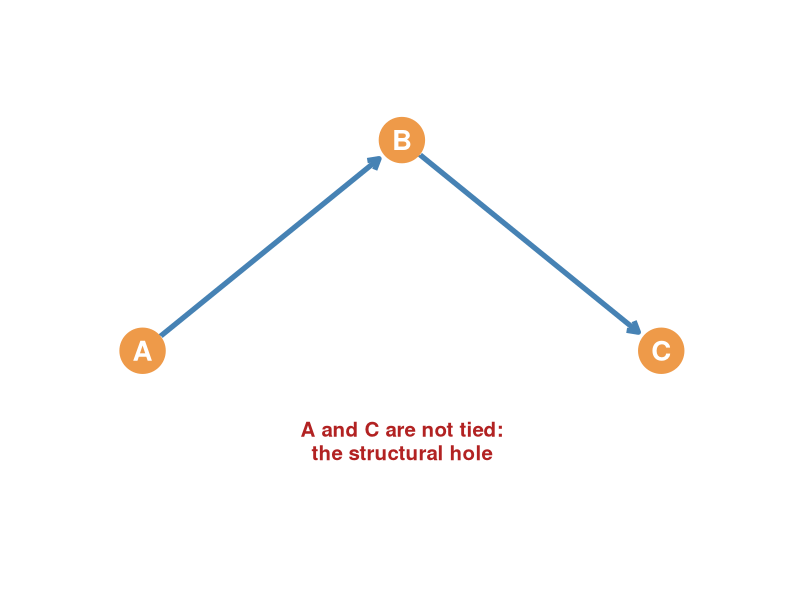
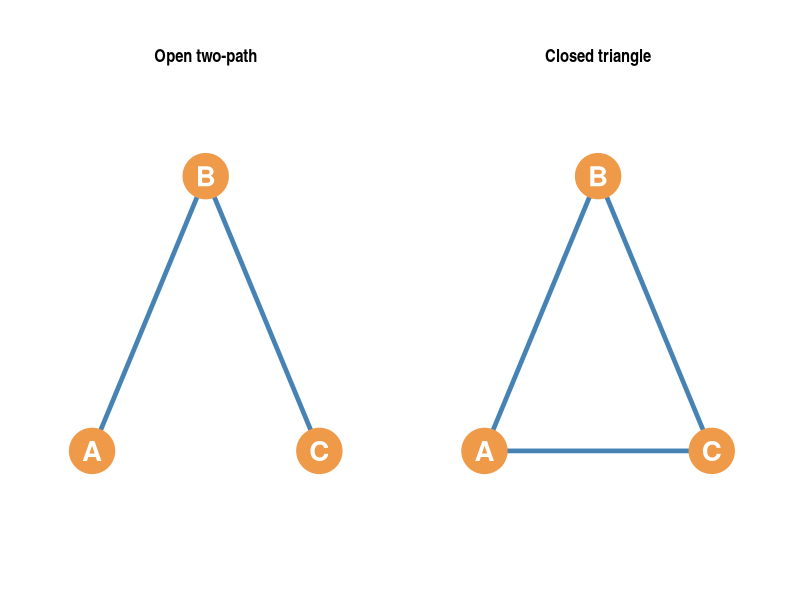
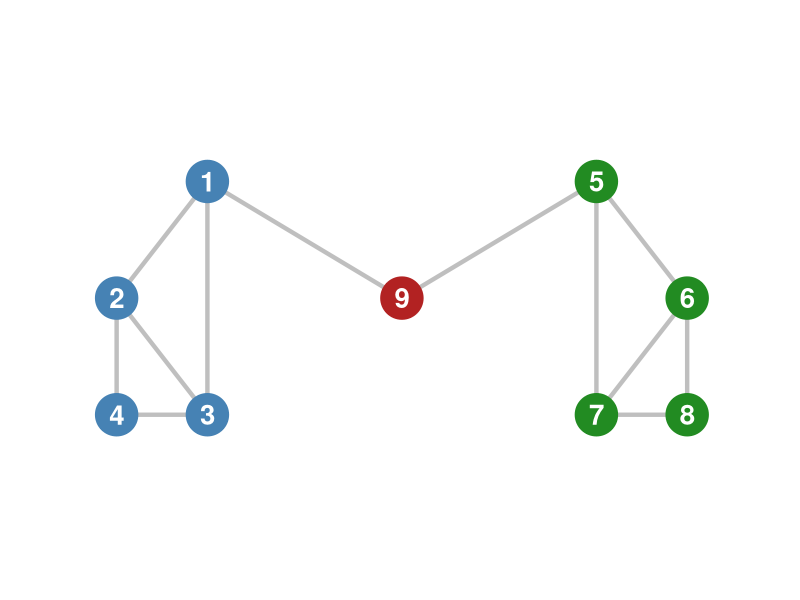
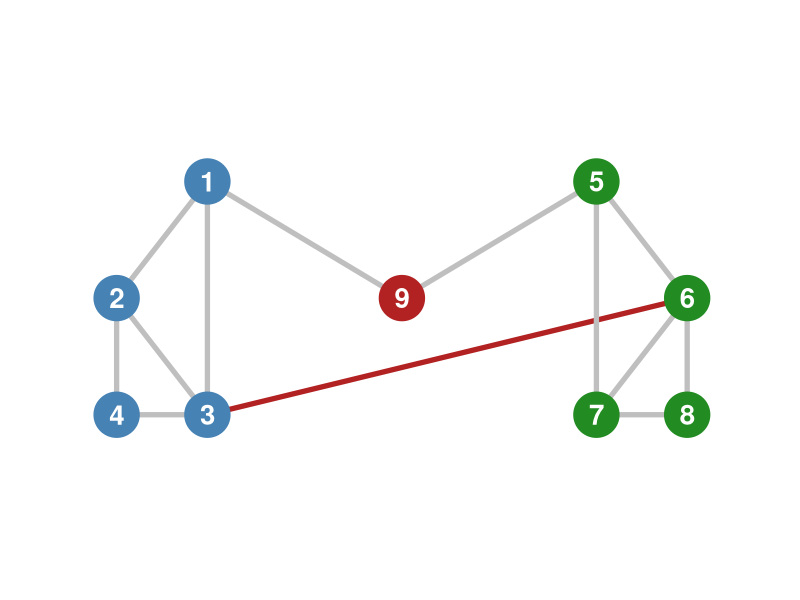
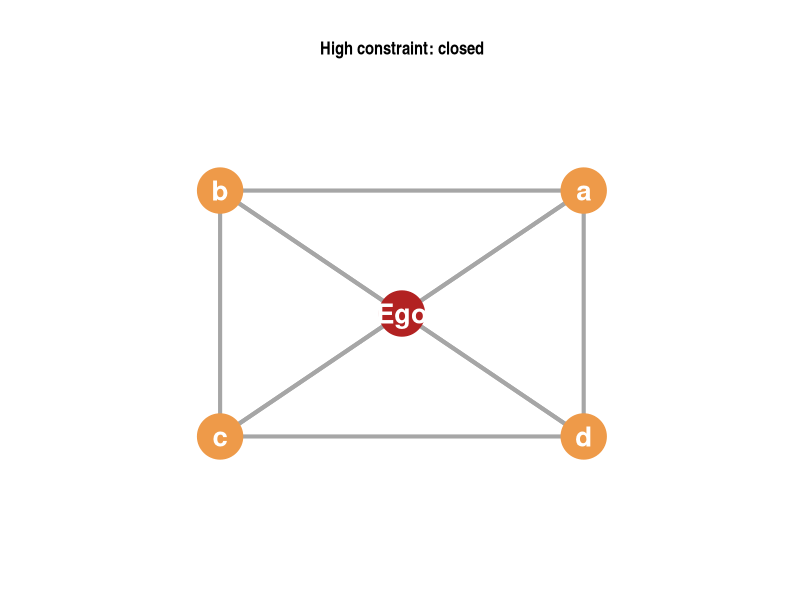
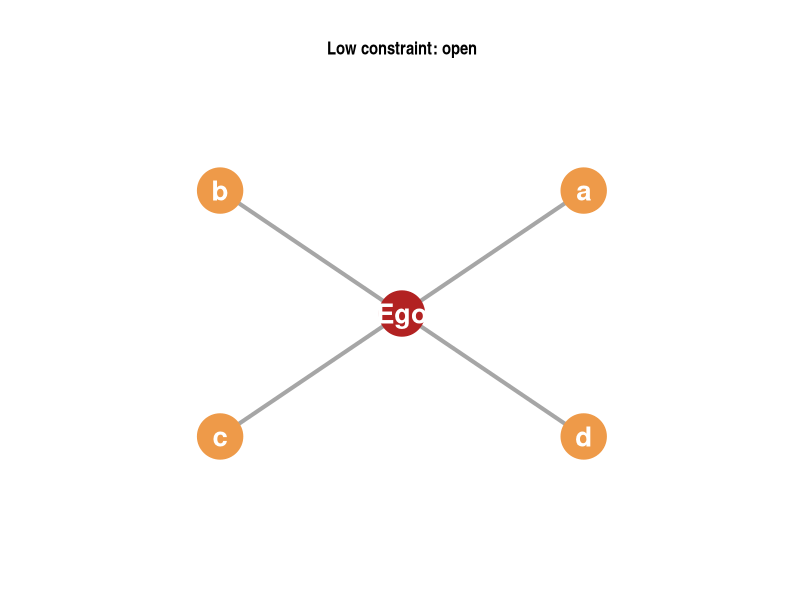
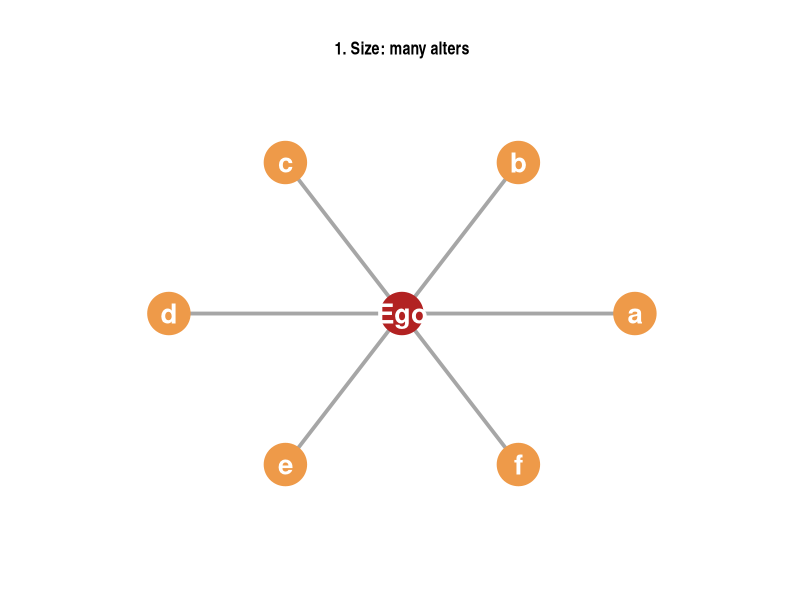
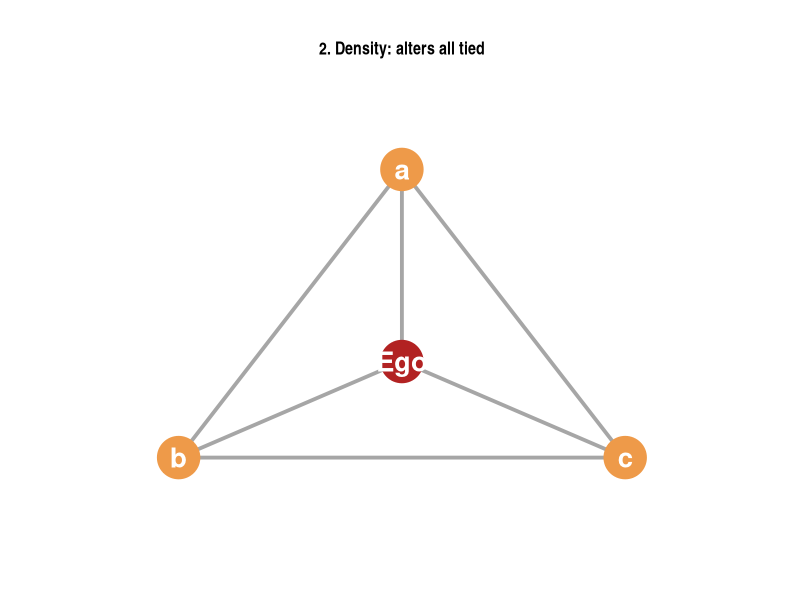

These figures' R source, in order:
## ---- chunk 1
library(ggplot2)
library(ggraph)
library(tidygraph)
library(igraph)
library(dplyr)
library(patchwork)

# Set seed for reproducible layout of 6-node and triadic graphs
set.seed(555)

# 1. Structural Hole Live Plot
edges_sh <- data.frame(
  from = c("1","1","2","2","3", "5","5","6","6","7", "9", "9"),
  to   = c("2","3","3","4","4", "6","7","7","8","8", "1", "5")
)
nodes_sh <- data.frame(
  name = as.character(1:9),
  group = c(rep("Group A", 4), rep("Group B", 4), "Broker")
)
gr_sh <- tbl_graph(nodes = nodes_sh, edges = edges_sh, directed = FALSE)

l_coords_sh <- matrix(c(
  -1.5, 0.5,   # 1
  -2.2, 0.0,   # 2
  -1.5, -0.5,  # 3
  -2.2, -0.5,  # 4
  1.5, 0.5,    # 5
  2.2, 0.0,    # 6
  1.5, -0.5,   # 7
  2.2, -0.5,   # 8
  0.0, 0.0     # 9 (Broker)
), ncol = 2, byrow = TRUE)

p_sh <- ggraph(gr_sh, layout = "manual", x = l_coords_sh[,1], y = l_coords_sh[,2]) +
  geom_edge_link(color = "grey75", width = 1.5) +
  geom_node_point(aes(color = group), size = 14) +
  geom_node_text(aes(label = name), size = 7, fontface = "bold", color = "white") +
  scale_color_manual(values = c("Group A" = "steelblue", "Group B" = "forestgreen", "Broker" = "firebrick")) +
  theme_graph() + theme(legend.position = "none") +
  coord_cartesian(xlim = c(-2.5, 2.5), ylim = c(-1.0, 1.0), clip = "off")

# 2. Gould & Fernandez Brokerage Roles Live Plot Function
# Same-group nodes get a translucent tinted panel (labeled with the group)
# so the group partition behind each role is visible at a glance
plot_brokerage <- function(node_groups, title) {
  edges_gf <- data.frame(
    from = c("A", "B"),
    to   = c("B", "C")
  )
  nodes_gf <- data.frame(
    name = c("A", "B", "C"),
    group = node_groups
  )
  g_gf <- tbl_graph(nodes = nodes_gf, edges = edges_gf, directed = TRUE)
  pos <- data.frame(name = c("A", "B", "C"), x = c(-1, 0, 1), y = c(0, 0.8, 0))
  np <- dplyr::inner_join(nodes_gf, pos, by = "name")
  sh <- np |>
    group_by(group) |>
    filter(n() >= 2) |>
    summarise(xmin = min(x) - 0.32, xmax = max(x) + 0.32,
              ymin = min(y) - 0.26, ymax = max(y) + 0.26, .groups = "drop")
  ggraph(g_gf, layout = "manual", x = pos$x, y = pos$y) +
    geom_rect(data = sh, aes(xmin = xmin, xmax = xmax, ymin = ymin, ymax = ymax, fill = group),
              alpha = 0.13, color = NA, inherit.aes = FALSE, show.legend = FALSE) +
    scale_fill_manual(values = c("Group 1" = "steelblue", "Group 2" = "forestgreen",
                                 "Group 3" = "firebrick"), guide = "none") +
    geom_edge_link(color = "steelblue", width = 1.8,
                   arrow = arrow(length = unit(3, 'mm')),
                   end_cap = circle(7.5, 'mm'),
                   start_cap = circle(6.0, 'mm')) +
    geom_node_point(aes(color = group), size = 14) +
    geom_node_text(aes(label = name), size = 7, fontface = "bold", color = "white") +
    geom_text(data = sh, aes(x = (xmin + xmax)/2, y = ymin - 0.16, label = group, color = group),
              size = 4.3, fontface = "bold", show.legend = FALSE, inherit.aes = FALSE) +
    scale_color_manual(values = c("Group 1" = "steelblue",
                                  "Group 2" = "forestgreen",
                                  "Group 3" = "firebrick")) +
    labs(title = title) +
    theme_graph() +
    coord_cartesian(xlim = c(-1.45, 1.45), ylim = c(-0.65, 1.05), clip = "off") +
    theme(plot.title = element_text(hjust = 0.5, face = "bold", size = 14, margin = margin(b = 10)),
          legend.position = "none")
}

# 3. Obstfeld Processes Live Plots
# A) Conduit (Relays info, no A-C tie)
edges_con <- data.frame(from = c("A", "B"), to = c("B", "C"))
g_con <- tbl_graph(nodes = data.frame(name = c("A", "B", "C")), edges = edges_con, directed = TRUE)
l_con <- matrix(c(-1.0, 0.0, 0.0, 0.5, 1.0, 0.0), ncol = 2, byrow = TRUE)
p_con <- ggraph(g_con, layout = "manual", x = l_con[,1], y = l_con[,2]) +
  geom_edge_link(color = "steelblue", width = 1.8, arrow = arrow(length = unit(3, 'mm')), end_cap = circle(6.5, 'mm'), start_cap = circle(5.0, 'mm')) +
  geom_node_point(size = 14, color = "tan2") +
  geom_node_text(aes(label = name), size = 7, fontface = "bold", color = "white") +
  labs(title = "Conduit Flow (Relaying)") + theme_graph() + 
  coord_cartesian(xlim = c(-1.2, 1.2), ylim = c(-0.2, 0.8), clip = "off") +
  theme(plot.title = element_text(hjust = 0.5, face = "bold", size = 14))

# B) Tertius Gaudens (Dividing, B keeps them apart/exploits)
edges_gau <- data.frame(from = c("B", "B"), to = c("A", "C"))
g_gau <- tbl_graph(nodes = data.frame(name = c("A", "B", "C")), edges = edges_gau, directed = TRUE)
l_gau <- matrix(c(-1.0, 0.0, 0.0, 0.5, 1.0, 0.0), ncol = 2, byrow = TRUE)
p_gau <- ggraph(g_gau, layout = "manual", x = l_gau[,1], y = l_gau[,2]) +
  geom_edge_link(color = "firebrick", width = 1.8, arrow = arrow(length = unit(3, 'mm')), end_cap = circle(6.5, 'mm'), start_cap = circle(5.0, 'mm')) +
  geom_node_point(size = 14, color = "tan2") +
  geom_node_text(aes(label = name), size = 7, fontface = "bold", color = "white") +
  labs(title = "Tertius Gaudens (Dividing)") + theme_graph() + 
  coord_cartesian(xlim = c(-1.2, 1.2), ylim = c(-0.2, 0.8), clip = "off") +
  theme(plot.title = element_text(hjust = 0.5, face = "bold", size = 14))

# C) Tertius Iungens (Connecting, forging a direct trust tie A-C)
# We use an undirected graph to represent the newly closed triad
edges_iun <- data.frame(
  from = c("A", "B", "A"),
  to   = c("B", "C", "C")
)
# Add an edge attribute 'type' to highlight the closed tie
g_iun <- tbl_graph(nodes = data.frame(name = c("A", "B", "C")), edges = edges_iun, directed = FALSE)
l_iun <- matrix(c(-1.0, 0.0, 0.0, 0.5, 1.0, 0.0), ncol = 2, byrow = TRUE)
# We can color the A-C link (the third edge) differently in ggraph
p_iun <- ggraph(g_iun, layout = "manual", x = l_iun[,1], y = l_iun[,2]) +
  geom_edge_link(aes(color = (node1.name == "A" & node2.name == "C") | (node1.name == "C" & node2.name == "A")), width = 1.8) +
  scale_edge_color_manual(values = c("TRUE" = "firebrick", "FALSE" = "steelblue")) +
  geom_node_point(size = 14, color = "tan2") +
  geom_node_text(aes(label = name), size = 7, fontface = "bold", color = "white") +
  labs(title = "Tertius Iungens (Connecting)") + theme_graph() + 
  coord_cartesian(xlim = c(-1.2, 1.2), ylim = c(-0.2, 0.8), clip = "off") +
  theme(plot.title = element_text(hjust = 0.5, face = "bold", size = 14), legend.position = "none")

# 4. Two-path with a structural hole (intro slide)
g_dy <- tbl_graph(nodes = data.frame(name = c("A", "B", "C")),
                  edges = data.frame(from = c("A", "B"), to = c("B", "C")), directed = TRUE)
l_dy <- matrix(c(-1.0, 0.0,  0.0, 0.7,  1.0, 0.0), ncol = 2, byrow = TRUE)
p_dy <- ggraph(g_dy, layout = "manual", x = l_dy[,1], y = l_dy[,2]) +
  geom_edge_link(color = "steelblue", width = 1.8,
                 arrow = arrow(length = unit(3, 'mm')),
                 end_cap = circle(7.5, 'mm'), start_cap = circle(6.0, 'mm')) +
  geom_node_point(size = 15, color = "tan2") +
  geom_node_text(aes(label = name), size = 7, fontface = "bold", color = "white") +
  annotate("text", x = 0, y = -0.30, label = "A and C are not tied:\nthe structural hole",
           color = "firebrick", size = 5.2, fontface = "bold", lineheight = 0.95) +
  theme_graph() +
  coord_cartesian(xlim = c(-1.25, 1.25), ylim = c(-0.60, 0.95), clip = "off")

# 5. Mini pair: open two-path vs closed triangle
make_mini <- function(closed, title) {
  edges_m <- if (closed) data.frame(from = c("A", "B", "A"), to = c("B", "C", "C"))
             else data.frame(from = c("A", "B"), to = c("B", "C"))
  g_m <- tbl_graph(nodes = data.frame(name = c("A", "B", "C")), edges = edges_m, directed = FALSE)
  l_m <- matrix(c(-0.9, -0.5,  0.0, 0.6,  0.9, -0.5), ncol = 2, byrow = TRUE)
  ggraph(g_m, layout = "manual", x = l_m[,1], y = l_m[,2]) +
    geom_edge_link(color = "steelblue", width = 1.6) +
    geom_node_point(size = 15, color = "tan2") +
    geom_node_text(aes(label = name), size = 7, fontface = "bold", color = "white") +
    labs(title = title) +
    theme_graph() +
    coord_cartesian(xlim = c(-1.1, 1.1), ylim = c(-0.8, 0.9), clip = "off") +
    theme(plot.title = element_text(hjust = 0.5, face = "bold", size = 13))
}
p_mini_pair <- make_mini(FALSE, "Open two-path") + make_mini(TRUE, "Closed triangle")

# 6. A second tie crossing the hole (redundancy)
edges_sh2 <- rbind(edges_sh, data.frame(from = "3", to = "6"))
gr_sh2 <- tbl_graph(nodes = nodes_sh, edges = edges_sh2, directed = FALSE)
p_sh2 <- ggraph(gr_sh2, layout = "manual", x = l_coords_sh[,1], y = l_coords_sh[,2]) +
  geom_edge_link(aes(color = node1.name == "3" & node2.name == "6"), width = 1.8) +
  scale_edge_color_manual(values = c("TRUE" = "firebrick", "FALSE" = "grey75")) +
  geom_node_point(aes(color = group), size = 15) +
  geom_node_text(aes(label = name), size = 7, fontface = "bold", color = "white") +
  scale_color_manual(values = c("Group A" = "steelblue", "Group B" = "forestgreen", "Broker" = "firebrick")) +
  theme_graph() + theme(legend.position = "none") +
  coord_cartesian(xlim = c(-2.5, 2.5), ylim = c(-1.0, 1.0), clip = "off")

# 7. Ego networks: high vs low constraint
plot_ego_c <- function(closed, title) {
  al <- c("a", "b", "c", "d")
  edges_e <- data.frame(from = rep("Ego", 4), to = al)
  if (closed) {
    pr <- combn(al, 2, simplify = FALSE)
    edges_e <- rbind(edges_e, data.frame(from = sapply(pr, `[`, 1), to = sapply(pr, `[`, 2)))
  }
  nm <- c("Ego", al)
  g_e <- tbl_graph(nodes = data.frame(name = nm, role = ifelse(nm == "Ego", "Ego", "Alter")),
                   edges = edges_e, directed = FALSE)
  ang <- (0:3) * pi/2 + pi/4
  l_e <- rbind(c(0, 0), cbind(cos(ang), sin(ang)) * 1.15)
  ggraph(g_e, layout = "manual", x = l_e[,1], y = l_e[,2]) +
    geom_edge_link(color = "grey65", width = 1.4) +
    geom_node_point(aes(color = role), size = 15, show.legend = FALSE) +
    geom_node_text(aes(label = name), size = 7, fontface = "bold", color = "white") +
    scale_color_manual(values = c(Ego = "firebrick", Alter = "tan2")) +
    labs(title = title) +
    theme_graph() +
    coord_cartesian(xlim = c(-1.45, 1.45), ylim = c(-1.45, 1.45), clip = "off") +
    theme(plot.title = element_text(hjust = 0.5, face = "bold", size = 13))
}
p_ego_hi <- plot_ego_c(TRUE, "High constraint: closed")
p_ego_lo <- plot_ego_c(FALSE, "Low constraint: open")

# 8. Three determinants of constraint
det_plot <- function(names, edges_df, coords, title, hl = "Ego") {
  g_d <- tbl_graph(nodes = data.frame(name = names, role = ifelse(names == hl, "Focus", "Other")),
                   edges = edges_df, directed = FALSE)
  ggraph(g_d, layout = "manual", x = coords[,1], y = coords[,2]) +
    geom_edge_link(color = "grey65", width = 1.3) +
    geom_node_point(aes(color = role), size = 14, show.legend = FALSE) +
    geom_node_text(aes(label = name), size = 7, fontface = "bold", color = "white") +
    scale_color_manual(values = c(Focus = "firebrick", Other = "tan2")) +
    labs(title = title) +
    coord_cartesian(xlim = c(min(coords[,1]) - 0.45, max(coords[,1]) + 0.45),
                    ylim = c(min(coords[,2]) - 0.45, max(coords[,2]) + 0.45)) +
    theme_graph() +
    theme(plot.title = element_text(hjust = 0.5, face = "bold", size = 12.5))
}

# Size: six alters, none of them tied to each other
al6 <- c("a", "b", "c", "d", "e", "f")
ang6 <- (0:5) * pi/3
e_size <- data.frame(from = rep("Ego", 6), to = al6)
p_size <- det_plot(c("Ego", al6), e_size,
                   rbind(c(0, 0), cbind(cos(ang6), sin(ang6)) * 1.15),
                   "1. Size: many alters")

# Density: three alters, all tied to each other
al3 <- c("a", "b", "c")
pr3 <- combn(al3, 2, simplify = FALSE)
e_dens <- rbind(data.frame(from = rep("Ego", 3), to = al3),
                data.frame(from = sapply(pr3, `[`, 1), to = sapply(pr3, `[`, 2)))
ang3 <- c(pi/2, pi/2 + 2*pi/3, pi/2 + 4*pi/3)
p_dens <- det_plot(c("Ego", al3), e_dens,
                   rbind(c(0, 0), cbind(cos(ang3), sin(ang3)) * 1.15),
                   "2. Density: alters all tied")

# Hierarchy: a, b, c reach each other only through the hub q
e_hier <- data.frame(from = c("Ego", "Ego", "Ego", "Ego", "q", "q", "q"),
                     to   = c("a", "b", "c", "q", "a", "b", "c"))
l_hier <- matrix(c(-1.3, 0.0,   # Ego
                    0.1, 0.0,   # q (hub)
                    1.3, 0.75,  # a
                    1.3, 0.0,   # b
                    1.3, -0.75), ncol = 2, byrow = TRUE)
p_hier <- det_plot(c("Ego", "q", "a", "b", "c"), e_hier, l_hier,
                   "3. Hierarchy: ties funnel through q", hl = "q")

# 9. Idea generation: broker between two information pools
idea_nodes <- data.frame(name = c("A1", "A2", "A3", "B1", "B2", "B3", "B"),
                         grp = c(rep("pA", 3), rep("pB", 3), "brok"))
idea_edges <- data.frame(from = rep("B", 6), to = c("A1", "A2", "A3", "B1", "B2", "B3"))
g_idea <- tbl_graph(nodes = idea_nodes, edges = idea_edges, directed = FALSE)
l_idea <- rbind(cbind(-1.4, c(0.8, 0, -0.8)), cbind(1.4, c(0.8, 0, -0.8)), c(0, 0))
p_idea <- ggraph(g_idea, layout = "manual", x = l_idea[,1], y = l_idea[,2]) +
  geom_edge_link(color = "grey75", width = 1.4) +
  geom_node_point(aes(color = grp), size = 14, show.legend = FALSE) +
  geom_node_text(aes(label = name), size = 7, fontface = "bold", color = "white") +
  scale_color_manual(values = c(pA = "steelblue", pB = "forestgreen", brok = "firebrick")) +
  annotate("text", x = -1.4, y = 1.35, label = "Group A's pool", size = 5, fontface = "bold", color = "steelblue") +
  annotate("text", x = 1.4, y = 1.35, label = "Group B's pool", size = 5, fontface = "bold", color = "forestgreen") +
  theme_graph() +
  coord_cartesian(xlim = c(-1.9, 1.9), ylim = c(-1.05, 1.55), clip = "off")

# 10. Stylized constraint-reward gradient (Empirical Findings slide)
p_reward <- ggplot(data.frame(x = c(0, 1)), aes(x)) +
  stat_function(fun = function(x) 1.05 - 0.85 * x, color = "steelblue", linewidth = 1.6) +
  scale_y_continuous(limits = c(0, 1.45), breaks = NULL, labels = NULL) +
  scale_x_continuous(limits = c(-0.2, 1.2), breaks = c(0, 1),
                     labels = c("Low\n(open network)", "High\n(closed network)")) +
  labs(x = "Network constraint", y = "Organizational rewards") +
  annotate("text", x = 0.03, y = 1.38, label = "Brokers: higher salary,\nfaster promotion,\nbetter evaluations",
           hjust = 0, size = 4.6, fontface = "bold", color = "firebrick", lineheight = 0.95) +
  theme_minimal(base_size = 15) +
  theme(panel.grid = element_blank(),
        axis.title = element_text(face = "bold"),
        axis.text.x = element_text(face = "bold"),
        plot.margin = margin(5, 12, 5, 12))

# 11. Gould & Fernandez triad: Source -> Broker -> Target
g_gfr <- tbl_graph(nodes = data.frame(name = c("A", "B", "C")),
                   edges = data.frame(from = c("A", "B"), to = c("B", "C")), directed = TRUE)
l_gfr <- matrix(c(-1.0, 0.0,  0.0, 0.7,  1.0, 0.0), ncol = 2, byrow = TRUE)
p_gfr <- ggraph(g_gfr, layout = "manual", x = l_gfr[,1], y = l_gfr[,2]) +
  geom_edge_link(color = "steelblue", width = 1.8, arrow = arrow(length = unit(3, 'mm')),
                 end_cap = circle(7.5, 'mm'), start_cap = circle(6.0, 'mm')) +
  geom_node_point(size = 15, color = "tan2") +
  geom_node_text(aes(label = name), size = 7, fontface = "bold", color = "white") +
  annotate("text", x = -1.0, y = -0.30, label = "Source", size = 5.2, fontface = "bold") +
  annotate("text", x = 0.0, y = 0.98, label = "Broker", size = 5.2, fontface = "bold") +
  annotate("text", x = 1.0, y = -0.30, label = "Target", size = 5.2, fontface = "bold") +
  theme_graph() +
  coord_cartesian(xlim = c(-1.25, 1.25), ylim = c(-0.50, 1.10), clip = "off")

# 12. Worked constraint example: ego E; alters a, b (tied to each other) and c (isolated)
g_wk <- tbl_graph(nodes = data.frame(name = c("E", "a", "b", "c"),
                                     role = ifelse(c("E", "a", "b", "c") == "E", "Ego", "Alter")),
                  edges = data.frame(from = c("E", "E", "E", "a"), to = c("a", "b", "c", "b")),
                  directed = FALSE)
l_wk <- matrix(c(-1.2, 0.0,   # E
                  0.6, 0.85,  # a
                  0.6, -0.85, # b
                  1.7, 0.0), ncol = 2, byrow = TRUE)  # c
p_wk <- ggraph(g_wk, layout = "manual", x = l_wk[,1], y = l_wk[,2]) +
  geom_edge_link(color = "grey65", width = 1.6) +
  geom_node_point(aes(color = role), size = 15, show.legend = FALSE) +
  geom_node_text(aes(label = name), size = 7, fontface = "bold", color = "white") +
  scale_color_manual(values = c(Ego = "firebrick", Alter = "tan2")) +
  theme_graph() +
  coord_cartesian(xlim = c(-1.5, 2.0), ylim = c(-1.1, 1.1), clip = "off")
## ---- chunk 2
#| echo: false
#| fig-height: 3.4
#| fig-width: 4.6
p_dy
## ---- chunk 3
#| echo: false
#| fig-height: 3.0
#| fig-width: 5.5
p_mini_pair
## ---- chunk 4
#| echo: false
#| fig-height: 4.8
#| fig-width: 5.5
p_sh
## ---- chunk 5
#| echo: false
#| fig-height: 4.2
#| fig-width: 4.6
p_sh2
## ---- chunk 6
#| echo: false
#| fig-height: 3.4
#| fig-width: 3.4
p_ego_hi
## ---- chunk 7
#| echo: false
#| fig-height: 3.4
#| fig-width: 3.4
p_ego_lo
## ---- chunk 8
#| echo: false
#| fig-height: 3.0
#| fig-width: 3.3
p_size
## ---- chunk 9
#| echo: false
#| fig-height: 3.0
#| fig-width: 3.3
p_dens
## ---- chunk 10
#| echo: false
#| fig-height: 3.0
#| fig-width: 3.3
p_hier
## ---- chunk 11
#| echo: false
#| fig-height: 3.6
#| fig-width: 5.2
p_reward
## ---- chunk 12
#| echo: false
#| fig-height: 3.4
#| fig-width: 4.6
p_idea
## ---- chunk 13
#| echo: false
#| fig-height: 3.6
#| fig-width: 4.2
p_gfr
## ---- chunk 14
#| echo: false
#| fig-height: 4.8
#| fig-width: 4.8
plot_brokerage(c("Group 1", "Group 1", "Group 1"), "1. Coordinator")
## ---- chunk 15
#| echo: false
#| fig-height: 4.8
#| fig-width: 4.8
plot_brokerage(c("Group 1", "Group 2", "Group 1"), "2. Itinerant Broker (Consultant)")
## ---- chunk 16
#| echo: false
#| fig-height: 4.8
#| fig-width: 4.8
plot_brokerage(c("Group 1", "Group 2", "Group 2"), "3. Gatekeeper")
## ---- chunk 17
#| echo: false
#| fig-height: 4.8
#| fig-width: 4.8
plot_brokerage(c("Group 1", "Group 1", "Group 2"), "4. Representative")
## ---- chunk 18
#| echo: false
#| fig-height: 4.8
#| fig-width: 4.8
plot_brokerage(c("Group 1", "Group 2", "Group 3"), "5. Liaison")
## ---- chunk 19
#| echo: false
#| fig-height: 4.5
#| fig-width: 4.5
p_con
## ---- chunk 20
#| echo: false
#| fig-height: 4.2
#| fig-width: 4.2
# Let's draw the Tertius Gaudens plot where B separates A and C
g_tg <- tbl_graph(nodes = data.frame(name=c("A", "B", "C"), group=c("Group 1", "Group 2", "Group 1")),
                  edges = data.frame(from=c("B", "B"), to=c("A", "C")), directed=TRUE)
l_coords_tg <- matrix(c(-1.0, 0.0,  0.0, 0.8,  1.0, 0.0), ncol=2, byrow=TRUE)
ggraph(g_tg, layout = "manual", x = l_coords_tg[,1], y = l_coords_tg[,2]) +
  geom_edge_link(color = "steelblue", width = 1.8, arrow = arrow(length = unit(3, 'mm')), end_cap = circle(7.5, 'mm'), start_cap = circle(6.0, 'mm')) +
  geom_node_point(aes(color = group), size = 14) +
  geom_node_text(aes(label = name), size = 7, fontface = "bold", color = "white") +
  scale_color_manual(values = c("Group 1" = "steelblue", "Group 2" = "forestgreen")) +
  theme_graph() + theme(legend.position = "none") +
  coord_cartesian(xlim = c(-1.2, 1.2), ylim = c(-0.2, 1.0), clip = "off")
## ---- chunk 21
#| echo: false
#| fig-height: 4.5
#| fig-width: 4.5
p_iun
## ---- chunk 22
#| echo: false
#| fig-height: 3.2
#| fig-width: 3.6
p_wk
